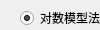
           <widget class="QWidget" name="page_11">
            <property name="geometry">
             <rect>
              <x>0</x>
              <y>0</y>
              <width>100</width>
              <height>30</height>
             </rect>
            </property>
            <attribute name="label">
             <string>预期寿命</string>
            </attribute>
            <widget class="QRadioButton" name="radioButton_83">
             <property name="geometry">
              <rect>
               <x>20</x>
               <y>10</y>
               <width>161</width>
               <height>16</height>
              </rect>
             </property>
             <property name="text">
              <string>对数模型法(系统提供数据)</string>
             </property>
             <property name="checked">
              <bool>true</bool>
             </property>
            </widget>
            <widget class="QRadioButton" name="radioButton_93">
             <property name="geometry">
              <rect>
               <x>260</x>
               <y>110</y>
               <width>89</width>
               <height>16</height>
              </rect>
             </property>
             <property name="text">
              <string>RadioButton</string>
             </property>
            </widget>
            <widget class="QRadioButton" name="radioButton_120">
             <property name="geometry">
              <rect>
               <x>20</x>
               <y>40</y>
               <width>141</width>
               <height>16</height>
              </rect>
             </property>
             <property name="text">
              <string>对数模型法(自行计算)</string>
             </property>
            </widget>
            <widget class="QRadioButton" name="radioButton_121">
             <property name="geometry">
              <rect>
               <x>20</x>
               <y>60</y>
               <width>131</width>
               <height>16</height>
              </rect>
             </property>
             <property name="text">
              <string>联合国法(自行计算)</string>
             </property>
            </widget>
            <widget class="QRadioButton" name="radioButton_122">
             <property name="geometry">
              <rect>
               <x>20</x>
               <y>80</y>
               <width>171</width>
               <height>16</height>
              </rect>
             </property>
             <property name="text">
              <string>逻辑斯蒂模型法(自行计算)</string>
             </property>
            </widget>
            <widget class="QRadioButton" name="radioButton_123">
             <property name="enabled">
              <bool>false</bool>
             </property>
             <property name="geometry">
              <rect>
               <x>20</x>
               <y>100</y>
               <width>89</width>
               <height>16</height>
              </rect>
             </property>
             <property name="text">
              <string>其他模型法</string>
             </property>
            </widget>
            <widget class="QComboBox" name="comboBox00">
             <property name="geometry">
              <rect>
               <x>190</x>
               <y>10</y>
               <width>91</width>
               <height>22</height>
              </rect>
             </property>
             <item>
              <property name="text">
               <string>全国(整体)</string>
              </property>
             </item>
             <item>
              <property name="text">
               <string>全国(分省合计)</string>
              </property>
             </item>
             <item>
              <property name="text">
               <string>北京</string>
              </property>
             </item>
             <item>
              <property name="text">
               <string>天津</string>
              </property>
             </item>
             <item>
              <property name="text">
               <string>河北</string>
              </property>
             </item>
             <item>
              <property name="text">
               <string>山西</string>
              </property>
             </item>
             <item>
              <property name="text">
               <string>辽宁</string>
              </property>
             </item>
             <item>
              <property name="text">
               <string>吉林</string>
              </property>
             </item>
             <item>
              <property name="text">
               <string>黑龙江</string>
              </property>
             </item>
             <item>
              <property name="text">
               <string>上海</string>
              </property>
             </item>
             <item>
              <property name="text">
               <string>浙江</string>
              </property>
             </item>
             <item>
              <property name="text">
               <string>安徽</string>
              </property>
             </item>
             <item>
              <property name="text">
               <string>福建</string>
              </property>
             </item>
             <item>
              <property name="text">
               <string>江西</string>
              </property>
             </item>
             <item>
              <property name="text">
               <string>广西</string>
              </property>
             </item>
             <item>
              <property name="text">
               <string>陕西</string>
              </property>
             </item>
             <item>
              <property name="text">
               <string>海南</string>
              </property>
             </item>
             <item>
              <property name="text">
               <string>四川</string>
              </property>
             </item>
             <item>
              <property name="text">
               <string>贵州</string>
              </property>
             </item>
             <item>
              <property name="text">
               <string>湖南</string>
              </property>
             </item>
             <item>
              <property name="text">
               <string>河南</string>
              </property>
             </item>
             <item>
              <property name="text">
               <string>广东</string>
              </property>
             </item>
             <item>
              <property name="text">
               <string>湖北</string>
              </property>
             </item>
             <item>
              <property name="text">
               <string>西藏</string>
              </property>
             </item>
             <item>
              <property name="text">
               <string>重庆</string>
              </property>
             </item>
             <item>
              <property name="text">
               <string>云南</string>
              </property>
             </item>
             <item>
              <property name="text">
               <string>山东</string>
              </property>
             </item>
             <item>
              <property name="text">
               <string>江苏</string>
              </property>
             </item>
             <item>
              <property name="text">
               <string>内蒙古</string>
              </property>
             </item>
             <item>
              <property name="text">
               <string>甘肃</string>
              </property>
             </item>
             <item>
              <property name="text">
               <string>青海</string>
              </property>
             </item>
             <item>
              <property name="text">
               <string>宁夏</string>
              </property>
             </item>
             <item>
              <property name="text">
               <string>新疆</string>
              </property>
             </item>
            </widget>
           </widget>
